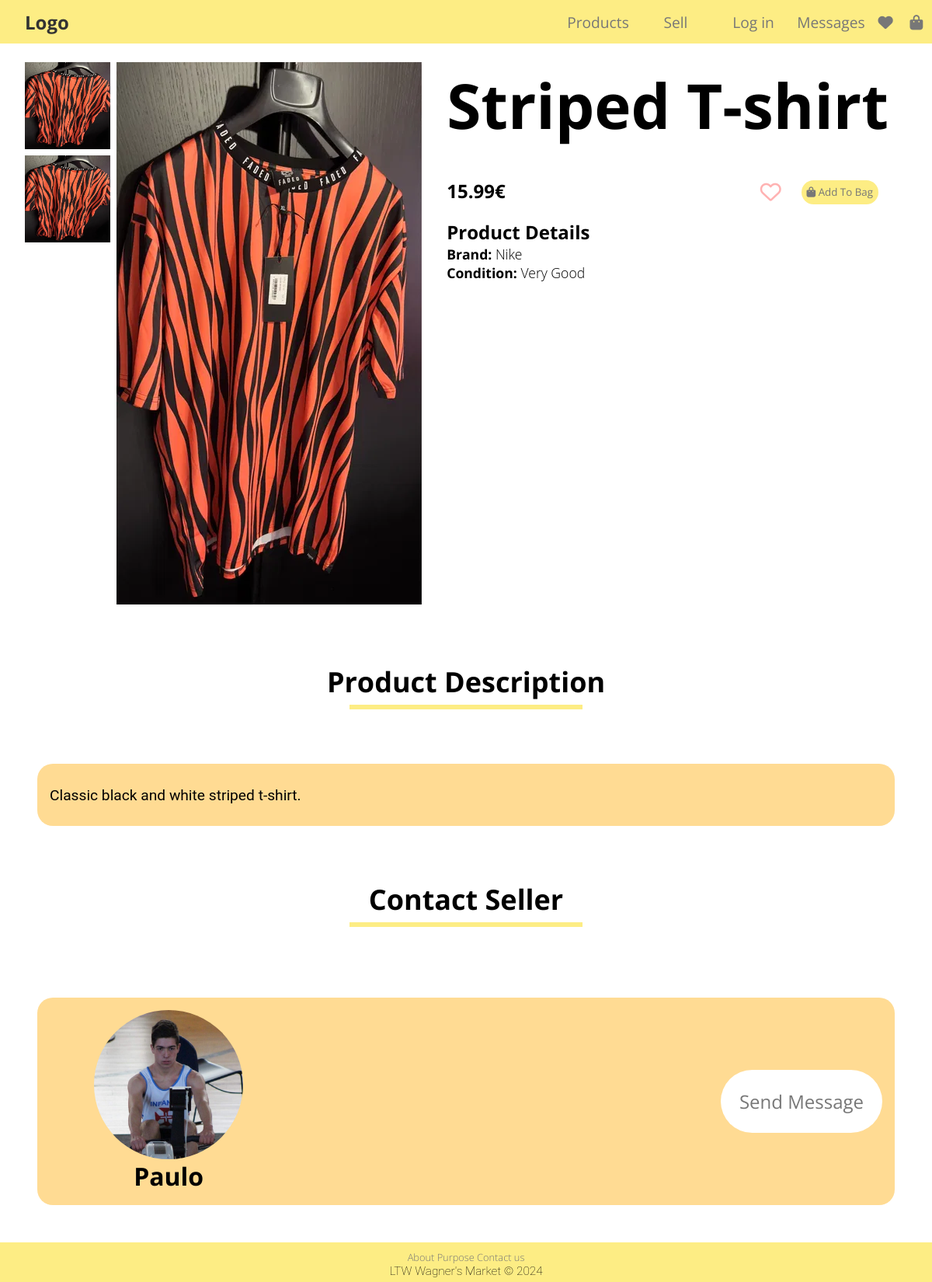
The app's page /pages/item.php?id=1 with its own data.
### tables this page shows
CREATE TABLE IMAGE(
    ImageId INTEGER PRIMARY KEY AUTOINCREMENT,
    Path TEXT NOT NULL,
    ItemId INTEGER NOT NULL,
    FOREIGN KEY (ItemId) REFERENCES ITEM (ItemId) ON DELETE CASCADE ON UPDATE CASCADE
);

CREATE TABLE ITEM (
    ItemId INTEGER PRIMARY KEY AUTOINCREMENT,
    UserId INTEGER NOT NULL,
    Title TEXT NOT NULL,
    Price FLOAT NOT NULL,
    Description TEXT NOT NULL,
    Condition TEXT NOT NULL,
    Size TEXT NOT NULL,
    Brand TEXT NOT NULL,
    ImagePath TEXT NOT NULL,
    WishlistCounter INTEGER DEFAULT 0,
    Timestamp DATETIME NOT NULL DEFAULT CURRENT_TIMESTAMP,
    CONSTRAINT PriceConstraint CHECK (Price > 0),
    FOREIGN KEY (UserId) REFERENCES USER (UserId) ON DELETE CASCADE ON UPDATE CASCADE,
    FOREIGN KEY (Condition) REFERENCES CONDITION (Condition) ON DELETE CASCADE ON UPDATE CASCADE,
    FOREIGN KEY (Size) REFERENCES SIZE (Size) ON DELETE CASCADE ON UPDATE CASCADE
);

CREATE TABLE USER (
    UserId INTEGER PRIMARY KEY AUTOINCREMENT,
    Name TEXT NOT NULL,
    Username TEXT UNIQUE NOT NULL,
    ProfilePic TEXT NOT NULL,
    Password TEXT NOT NULL,
    Email TEXT UNIQUE NOT NULL,
    Admin BOOLEAN DEFAULT FALSE
);

### public/pages/item.php (called while the page is built, shortened)
<?php
require_once(__DIR__ . '/../utils/session.php');
$session = new Session();
require_once(__DIR__ . '/../../private/database/connection.db.php');
require_once(__DIR__ . '/../../private/database/item.class.php');
require_once(__DIR__ . '/../../private/database/image.class.php');
require_once(__DIR__ . '/../../private/database/user.class.php');
require_once(__DIR__ . '/../../private/templates/common.tpl.php');
require_once(__DIR__ . '/../../private/templates/item.tpl.php');
$db = getDatabaseConnection();
$item = Item::getItem($db, intval($_GET['id']));
$images = Image::getImages($db, $item->itemId);
$isAdmin = false;
$myId = -1;
$user = User::getUser($db, $item->userId);
drawHeader($db, $session);
drawItem($db,$item, $images, $session, $user, $myId, $isAdmin);
drawFooter();
?>

### public/utils/session.php (called while the page is built, shortened)
<?php
class Session
{
    public function isLoggedIn(): bool
    {
        return isset($_SESSION['id']);
    }
}
?>

### private/database/item.class.php (called while the page is built, shortened)
<?php
class Item
{
    public function __construct(int $itemId, int $userId, string $title, float $price, string $description, string $condition, string $size, string $brand, string $imagePath, int $wishlistCounter, string $timeStamp)
    {
        $this->itemId = $itemId;
        $this->userId = $userId;
        $this->title = $title;
        $this->price = $price;
        $this->description = $description;
        $this->condition = $condition;
        $this->brand = $brand;
        $this->imagePath = $imagePath;
    }
    static function getItem(PDO $db, int $id): Item
    {
        $stmt = $db->prepare('SELECT ItemId, UserId, Title, Price, Description, Condition, Size, Brand, ImagePath, WishlistCounter, Timestamp FROM ITEM WHERE ItemId = ?');
        $stmt->execute(array($id));
        $item = $stmt->fetch();
        return new Item(
            $item['ItemId'],
            $item['UserId'],
            $item['Title'],
            $item['Price'],
            $item['Description'],
            $item['Condition'],
            $item['Size'],
            $item['Brand'],
            $item['ImagePath'],
            $item['WishlistCounter'],
            $item['Timestamp']
        );
    }
}
?>

### private/database/image.class.php (called while the page is built, shortened)
<?php
class Image
{
    public function __construct(int $imageId, string $path, int $itemId)
    {
        $this->path = $path;
    }
    static function getImages(PDO $db, int $itemId): array
    {
        $stmt = $db->prepare('
                SELECT ImageId, Path, ItemId
                FROM IMAGE
                WHERE ItemId = ?
            ');
        $stmt->execute(array($itemId));
        $images = array();
        while ($image = $stmt->fetch()) {
            $images[] = new Image(
                $image['ImageId'],
                $image['Path'],
                $image['ItemId']
            );
        }
        return $images;
    }
}
?>

### private/database/user.class.php (called while the page is built, shortened)
<?php
class User
{
    public function __construct(int $userId, string $name, string $username, string $profilePic, string $email, bool $admin)
    {
        $this->userId = $userId;
        $this->name = $name;
        $this->profilePic = $profilePic;
    }
    static function getUser(PDO $db, int $id): User
    {
        $stmt = $db->prepare('SELECT * FROM USER WHERE UserId = ?');
        $stmt->execute(array($id));
        $user = $stmt->fetch();
        $admin = $user['Admin'] == 1;
        return new User(
            $user['UserId'],
            $user['Name'],
            $user['Username'],
            $user['ProfilePic'],
            $user['Email'],
            $admin
        );
    }
}
?>

### private/templates/common.tpl.php (the view, shortened to what this page needs)
<?php
require_once (__DIR__ . '/../database/user.class.php');
require_once (__DIR__ . '/../../public/utils/session.php');
?>
<?php function drawHeader(PDO $db, Session $session)
{ ?>
    <!DOCTYPE html>
    <html lang="en-US">
    <head>
        <link rel="stylesheet" href="../css/style.css">
    </head>
    <body>
        <header>
            <section class="header-left">
                <a class="logo" href="../pages/index.php">Logo</a>
            </section>
            <nav class="header-right">
                <section id="header-products">
                    <a href="/pages/search.php">Products</a>
                </section>
                <?php
                if ($session->isLoggedIn()) { ?>
                    <a href="../pages/publish_add.php">Sell</a>
                    <nav id="header-profile">
                        <a href="../pages/profile.php">Profile</a>
                        <?php drawProfileForm($db, $session); ?>
                    </nav>
                    <a href="../pages/messages.php">Messages</a>
                    <a href="../pages/wishlist.php"><i class="fas fa-heart"></i></a>
                    <a href="../pages/shopping_bag.php"><i class="fas fa-shopping-bag"></i></a>
                <?php } else { ?>
                    <a class="not-logged-in">Sell</a>
                    <nav id="header-profile">
                        <a class="not-logged-in">Log in</a>
                    </nav>
                    <a class="not-logged-in">Messages</a>
                    <a class="not-logged-in"><i class="fas fa-heart"></i></a>
                    <a class="not-logged-in"><i class="fas fa-shopping-bag"></i></a>
                <?php } ?>
            </nav>
        </header>
    <?php } ?>
    <?php function drawFooter()
    { ?>
        <footer>
            <nav>
                <a href="#">About</a>
                <a href="#">Purpose</a>
                <a href="#">Contact us</a>
            </nav>
            <p>LTW Wagner's Market &copy; 2024</p>
        </footer>
    </body>
    </html>
<?php } ?>
<?php function drawTitle(string $title): void
{ ?>
    <section id="title">
        <h2>
            <?= $title ?>
        </h2>
        <hr class="line-yellow">
    </section>
<?php } ?>

### private/templates/item.tpl.php (shortened to what this page needs)
<?php
require_once(__DIR__ . '/../database/item.class.php');
require_once(__DIR__ . '/../database/image.class.php');
require_once(__DIR__ . '/../database/user.class.php');
?>
<?php function drawItem(PDO $db, Item $item, array $images, Session $session, User $user, int $myId, bool $isAdmin) { ?>
    <section id="<?= $item->itemId ?>" class="item-page">
        <section class="item-images">
            <section class="side-images-container">
                <?php foreach($images as $image) { ?>
                    <img src="/<?= $image->path ?>" class="side-image">
                <?php } ?>
            </section>
            <section class="main-image">
                <img src="/<?= $item->imagePath ?>" id="main-image">
            </section>
        </section>
        <article class="item-info">
            <h1 id="title-name"><?=$item->title?></h1>
            <section class="price-and-button">
            <h3><?=number_format($item->price, 2)?>€</h3>
<?php if(!$session->isLoggedIn()) { ?>
    <button id="not-logged-in" type="button" class="wishlist-button" disabled>
        <i class="fa-regular fa-heart"></i>
    </button>
<?php } ?>
<?php if(!$session->isLoggedIn()) { ?>
    <button id="not-logged-in" type="button" class="bag-button">
        <i class="fa-solid fa-bag-shopping"></i> Add To Bag
    </button>
<?php } ?>
            </section>
            <section class="product-details">
                <h3>Product Details</h3>
                <h4>Brand: <span id="brand-name"><?=$item->brand?></span></h4>
                <h4>Condition: <span id="condition-value"><?=$item->condition?></span></h4>
            </section>
        </article>
        <section class="item-description">
            <?php drawTitle("Product Description");?>
            <section class="description-container">
                <p id="description-name" class="description"><?=$item->description?></p>
            </section>
        </section>
        <section class="item-seller">
            <section class="seller-info">
                    <img src= "/<?= $user->profilePic ?>">
                    <h2 class="name"><?=$user->name ?></h2>
                    <a href="../pages/messages.php?otherUserId=<?=$user->userId?>" class="send-message-button">Send Message</a>
            </section>
        </section>
    </section>
<?php } ?>

### public/css/style.css (style rules this page uses)
* { margin: 0; padding: 0; box-sizing: border-box; font-family: 'Open Sans', sans-serif; }
p { font-family: 'Roboto', sans-serif; font-size: 1.2em; }
header, .logo, a { color: #777; text-decoration: none; transition: color 0.3s; }
h4 { font-size: 1.1em; }
h3 { font-size: 1.3em; }
h2 { font-size: 1.5em; }
button, .button { color: #777; background: rgba(253, 237, 132, 1); border: none; padding: .5em .5em; margin: .2em; border-radius: 30px; transition: 0.3s; }
section#title { font-family: 'Open Sans', sans-serif; margin: 70px 0; text-align: center; font-size: 1.5em; }
.line-yellow { width: 300px; height: 0.25em; background-color: rgba(253, 237, 132, 1); border: none; margin: 5px auto; }
header { height: 3.5rem; display: grid; grid-template-columns: 1.5fr 1fr; background-color: rgba(253, 237, 132, 1); position: fixed; top: 0; width: 100%; z-index: 1; }
.header-left { align-content: center; }
.header-right { font-size: 1.2em; display: grid; grid-template-columns: repeat(4, 1fr) .4fr .4fr; justify-items: center; align-items: center; }
.logo { font-weight: 700; font-size: 1.5em; color: #333; padding-left: 2rem; }
footer { font-family: 'Roboto', sans-serif; font-weight: 100; font-size: 0.8em; text-align: center; background: rgba(253, 237, 132, 1); padding: 10px 0 5px 0; bottom: 0; left: 0; right: 0; }
.item-page { margin: 5em 2em 2em 2em; display: grid; grid-template-areas: "images info" "description description" "seller seller"; grid-template-columns: 45% auto; }
.item-images { grid-area: images; display: grid; grid-template-areas: "side main"; grid-template-columns: auto 1fr; }
.side-images-container { display: flex; flex-direction: column; margin-right: 0.5em; overflow-y: scroll; max-height: 30em; }
.side-images-container img { width: 7em; height: 7em; grid-area: side; margin-bottom: 0.5em; }
.main-image img { grid-area: main; }
.item-info { grid-area: info; margin-left: 2em; justify-self: start; }
.price-and-button { display: grid; grid-template-columns: 1fr auto auto; }
.item-info h1 { font-size: 5em; margin-bottom: 0.5em; }
.item-info h3 { font-size: 1.5em; }
.item-info .wishlist-button, .item-info .bag-button { margin-right: 1em; }
.product-details { margin-top: 1em; }
span#brand-name, span#condition-value { font-family: 'Open Sans Light', sans-serif; font-weight: lighter; }
.item-description { grid-area: description; }
.item-seller { grid-area: seller; display: grid; }
.description-container { margin-left: 1em; margin-right: 1em; min-height: 5em; padding: 1em; background: #ffdb93; border-radius: 20px; align-content: center; }
.seller-info { display: grid; grid-template-areas: "img button" "label button"; grid-template-rows: 1fr auto; grid-template-columns: .4fr 1fr; margin: 1em; padding: 1em; background: #ffdb93; border-radius: 20px; }
.seller-info img { grid-area: img; border-radius: 50%; justify-self: center; width: 12em; height: 12em; }
.seller-info h2 { grid-area: label; font-size: 2em; text-align: center; }
.seller-info a { grid-area: button; background: white; font-size: 1.5em; padding: 1em; border-radius: 2em; align-self: center; max-width: 10em; text-align: center; justify-self: end; }
.wishlist-button { background: none; border: none; padding: 0; cursor: pointer; }
.wishlist-button i { font-size: 27px; color: rgba(255, 0, 0, 0.3); transition: color 0.3s ease; margin-right: 10px; }

### records on screen
image: Path (picture)
image: Path (picture)
item: ImagePath (picture), Title "Striped T-shirt", Price "15.99", Brand "Nike", Condition "Very Good", Description "Classic black and white striped t-shirt."
user: ProfilePic (picture), Name "Paulo"

### other values on screen
$title "Product Description Contact Seller"
